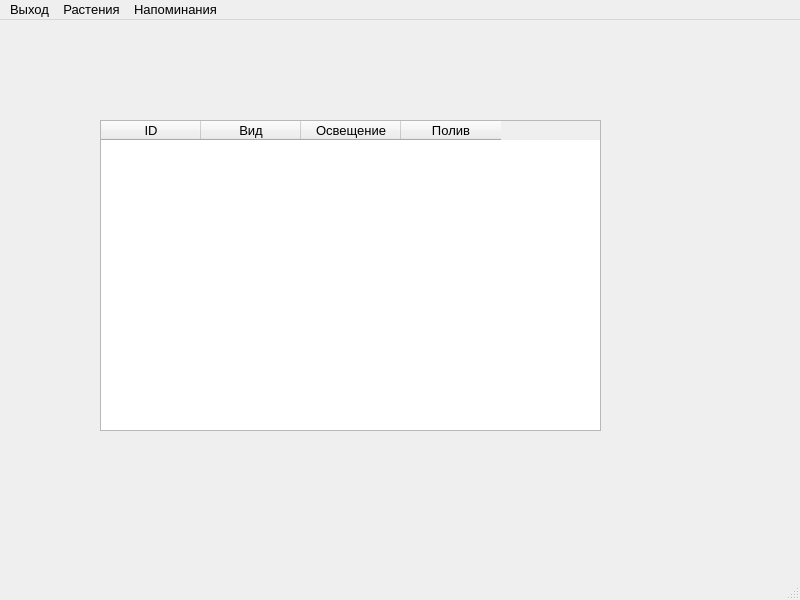
<?xml version="1.0" encoding="UTF-8"?>
<ui version="4.0">
 <class>MainWindow</class>
 <widget class="QMainWindow" name="MainWindow">
  <property name="geometry">
   <rect>
    <x>0</x>
    <y>0</y>
    <width>800</width>
    <height>600</height>
   </rect>
  </property>
  <property name="font">
   <font>
    <pointsize>10</pointsize>
   </font>
  </property>
  <property name="windowTitle">
   <string>MainWindow</string>
  </property>
  <widget class="QWidget" name="centralwidget">
   <widget class="QTableWidget" name="tableWidget">
    <property name="geometry">
     <rect>
      <x>100</x>
      <y>100</y>
      <width>501</width>
      <height>311</height>
     </rect>
    </property>
    <column>
     <property name="text">
      <string>ID</string>
     </property>
    </column>
    <column>
     <property name="text">
      <string>Вид</string>
     </property>
    </column>
    <column>
     <property name="text">
      <string>Освещение</string>
     </property>
    </column>
    <column>
     <property name="text">
      <string>Полив</string>
     </property>
    </column>
   </widget>
  </widget>
  <widget class="QMenuBar" name="menubar">
   <property name="geometry">
    <rect>
     <x>0</x>
     <y>0</y>
     <width>800</width>
     <height>28</height>
    </rect>
   </property>
   <widget class="QMenu" name="menu_2">
    <property name="title">
     <string>Выход</string>
    </property>
   </widget>
   <widget class="QMenu" name="menu_3">
    <property name="title">
     <string>Растения</string>
    </property>
    <addaction name="actionAdd"/>
    <addaction name="separator"/>
    <addaction name="actionEdit"/>
    <addaction name="separator"/>
    <addaction name="actionDelete"/>
    <addaction name="separator"/>
   </widget>
   <widget class="QMenu" name="menu_4">
    <property name="title">
     <string>Напоминания</string>
    </property>
    <addaction name="actionShow"/>
   </widget>
   <addaction name="menu_2"/>
   <addaction name="menu_3"/>
   <addaction name="menu_4"/>
  </widget>
  <widget class="QStatusBar" name="statusbar"/>
  <action name="actionEdit">
   <property name="text">
    <string>Редактировать</string>
   </property>
  </action>
  <action name="actionDelete">
   <property name="text">
    <string>Удалить</string>
   </property>
  </action>
  <action name="actionShow">
   <property name="text">
    <string>Показать</string>
   </property>
  </action>
  <action name="actionAdd">
   <property name="text">
    <string>Добавить</string>
   </property>
  </action>
 </widget>
 <resources/>
 <connections/>
</ui>
